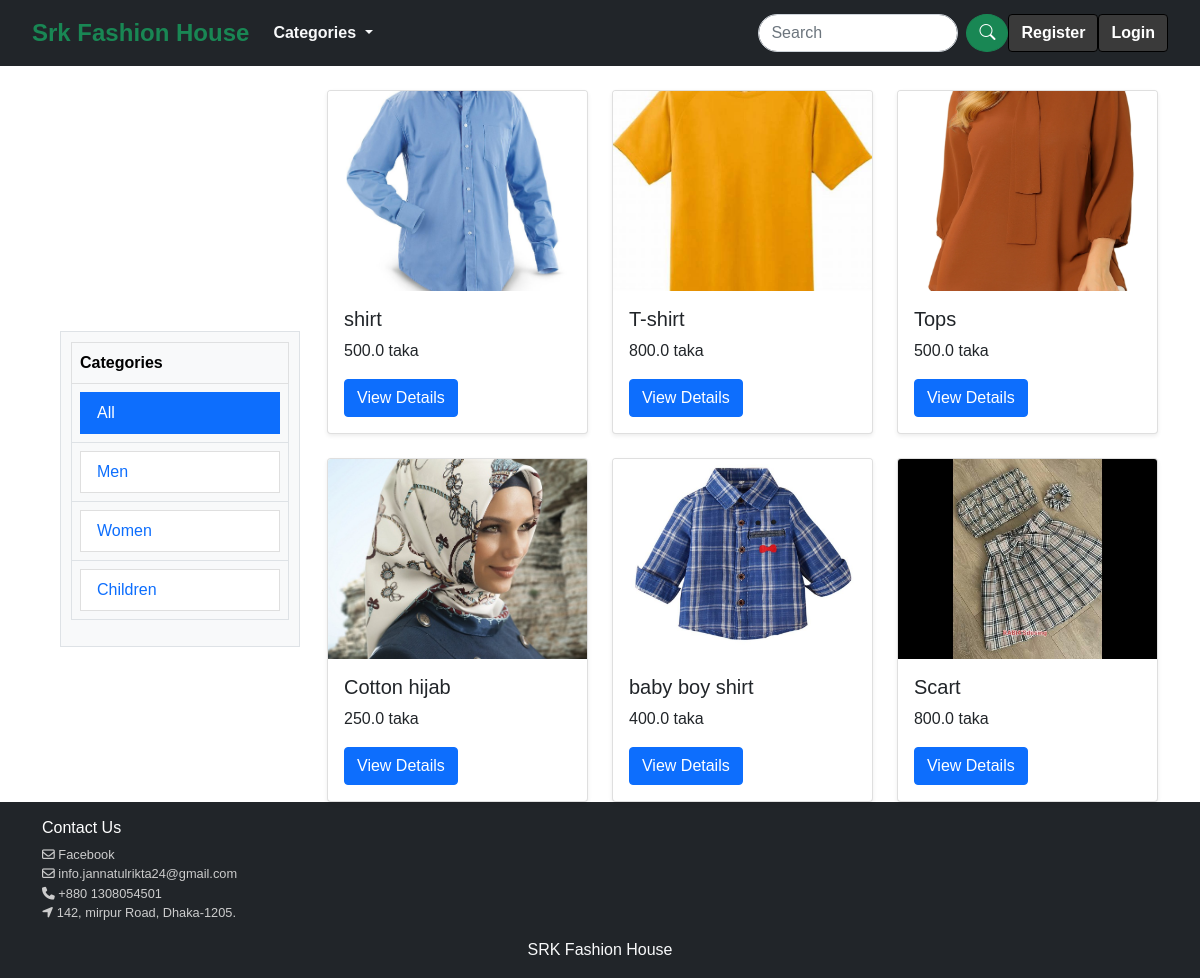
Page /shop/ on the earlier database version.
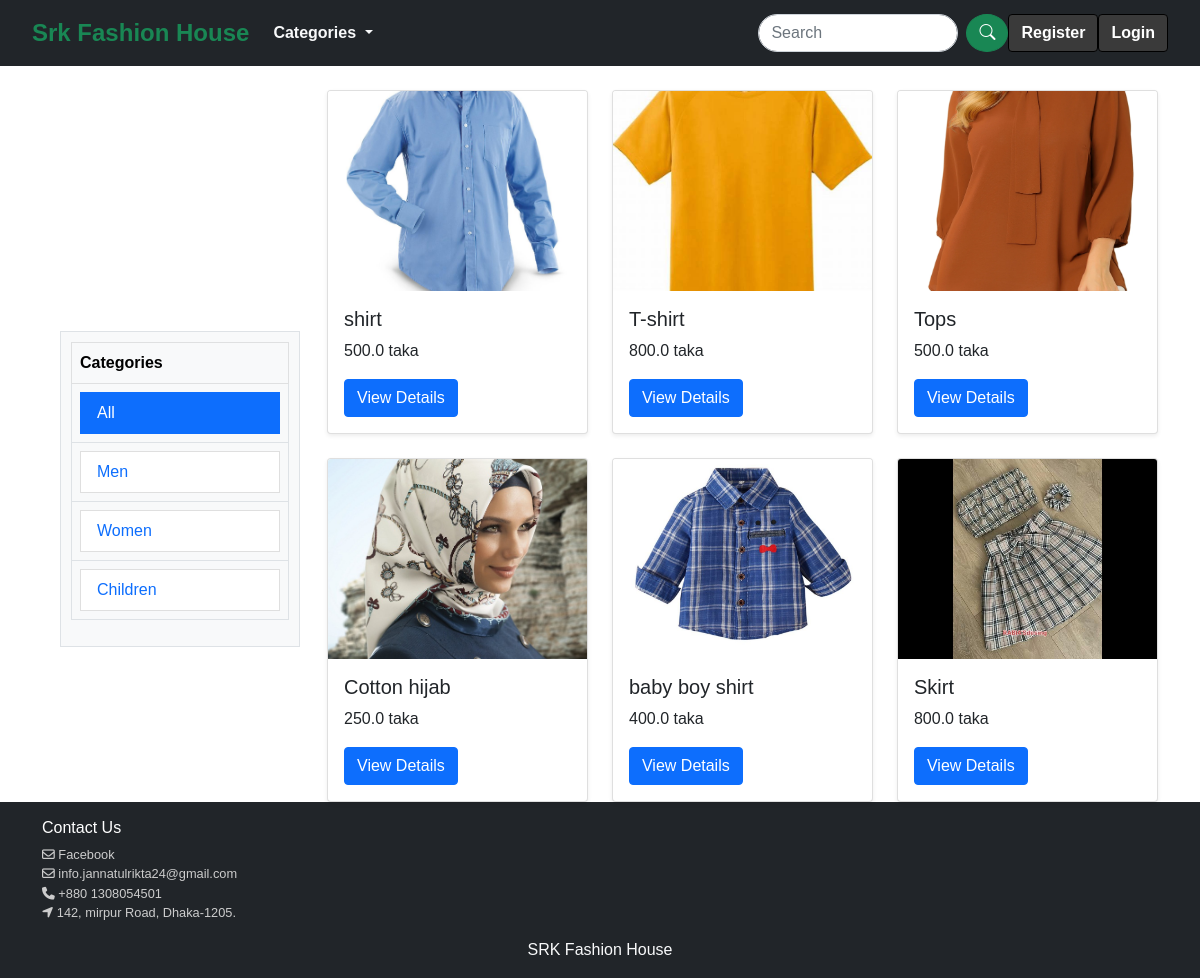
Same page on the later database version.
### products/models.py (models this page shows, shortened)
class Product(models.Model):
    name = models.CharField(max_length=100)
    price = models.FloatField()
    image = models.ImageField(upload_to='products', null=True, blank=True)
    description = models.TextField()
    CATEGORY_CHOICES = [
        ('men', 'Men'),
        ('women', 'Women'),
        ('children', 'Children'),
    ]
    category = models.CharField(
        max_length=100,
        choices=CATEGORY_CHOICES,
        default='women',
    )

### srkFashionHouse/views.py (the view)
# urls.py: path('shop/',views.shop,name='shop'),
def shop(request):
    category = request.GET.get('category')  # Get the selected category from the query parameters
    if category:
        products = Product.objects.filter(category=category)  # Filter products by category
    else:
        products = Product.objects.all()  # Show all products if no category is selected
    return render(request, 'shop.html', {'products': products, 'category': category})

### templates/shop.html (shortened to what this page needs)
{% extends 'base.html' %}
{% load static %}
{% block content %}
<div class="container mt-4">
    <div class="row">
        <div class="col-md-3">
            <div class="table-container center-absolute" >
                <div class="table-responsive">
                    <table class="table table-bordered">
                        <thead class="table-light">
                            <tr>
                                <th>Categories</th>
                            </tr>
                        </thead>
                        <tbody>
                            <tr><td><a href="?" class="list-group-item {% if not category %}active{% endif %}">All</a></td></tr>
                            <tr><td> <a href="?category=men" class="list-group-item {% if category == 'men' %}active{% endif %}">Men</a></td></tr>
                            <tr><td><a href="?category=women" class="list-group-item {% if category == 'women' %}active{% endif %}">Women</a></td></tr>
                            <tr><td><a href="?category=children" class="list-group-item {% if category == 'children' %}active{% endif %}">Children</a></td></tr>
                        </tbody>
                    </table>
                </div>
            </div>
        </div>
        <div class="col-md-9 offset-md-3">
            <div class="row g-4">
                {% if products %}
                    {% for item in products %}
                        <div class="col-md-6 col-lg-4">
                            <div class="card h-100 shadow-sm">
                                <img src="{{ item.image.url }}" alt="{{ item.name }}" class="card-img-top" style="height: 200px; object-fit: cover;">
                                <div class="card-body">
                                    <h5 class="card-title">{{ item.name }}</h5>
                                    <p class="card-text">{{ item.price }} taka</p>
                                    <a href="{% url 'product_details' item.id %}" class="btn btn-primary">View Details</a>
                                </div>
                            </div>
                        </div>
                    {% endfor %}
                {% else %}
                <p>No products available</p>
                {% endif %}
            </div>
        </div>
    </div>
</div>
{% endblock %}

Differences in the rows shown:
changed Product: name "Scart" → "Skirt"
